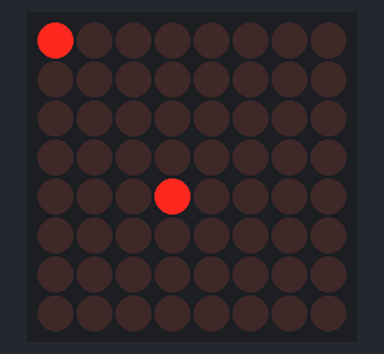
This sketch was run on a simulated Arduino Uno, built with avr-gcc and run on an emulated ATmega328P. On the bench: 8×8 LED matrix.

Above: at 0.1 s.
At 4.5 s:
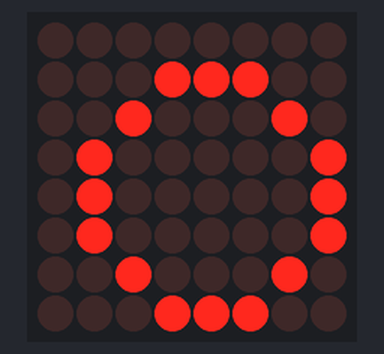
At 5.7 s:
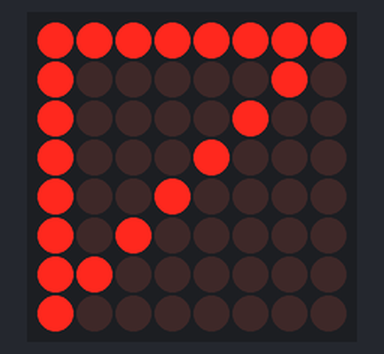
At 6.9 s:
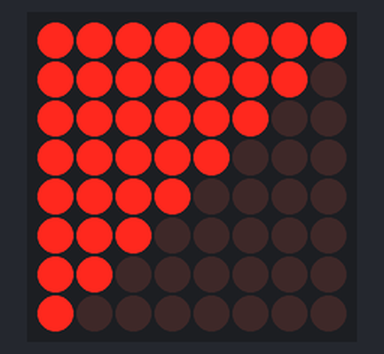
At 9.9 s:
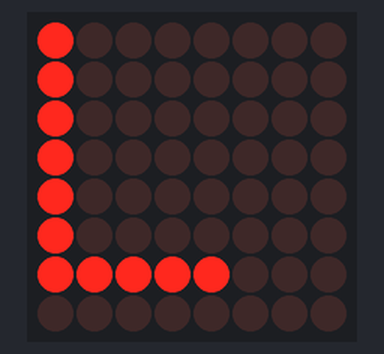
At 31.4 s:
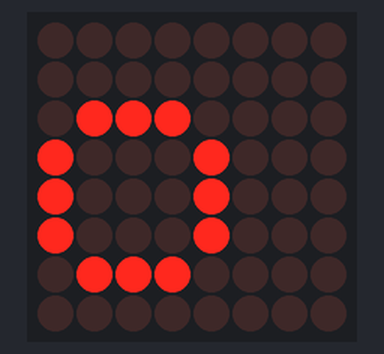

The sketch:

Demo.ino
```cpp
#include <SPI.h>
#include <Adafruit_GFX.h>
#include <Max72xxPanel.h>    //  max7219 library

int pinCS = 5; // Attach CS to this pin, DIN to MOSI and CLK to SCK

Max72xxPanel matrix = Max72xxPanel(pinCS, 1, 1);

void setup() {
  matrix.setIntensity(4); // Set brightness between 0 and 15

}

void loop() {
  // Dots print on Display
  matrix.fillScreen(0);      //This will fill the display. The parameter controls the colour.
                             // 0: is blank (or black clears display), 1: is white (or lit)
  matrix.drawPixel(0, 0, 1); // Draws a single pixel at position X 0 and Y 0. Color is 1.
                             // This function draws in a buffer, not directly to the display.
                             // You can do some more drawing to the buffer, and then...
  matrix.drawPixel(3, 4, 1);
  matrix.write();            // Draws the buffer to the display.

  delay(500);

  matrix.fillScreen(0);
  matrix.drawPixel(7, 7, 1);
  matrix.write();

  delay(500);

  //Lines print on display
  matrix.fillScreen(0);
  for (int i=0;i<8;i++)             // This loop produces a moving line from
  {                                 // top to bottom
    matrix.drawLine(0, i, 7, i, 1); //Draws a line between two coordinates
    matrix.write();
    delay(40);
    matrix.fillScreen(0);
  }
  for (int i=0;i<8;i++)             // This loop produces a moving line from
  {                                 // left to right
    matrix.drawLine(i, 0, i, 7, 1);
    matrix.write();
    delay(40);
    matrix.fillScreen(0);
  }
  for (int i=7;i>=0;i--)            // This loop produces a moving line from
  {                                 // bottom to top
    matrix.drawLine(0, i, 7, i, 1);
    matrix.write();
    delay(40);    matrix.fillScreen(0);
  }
  for (int i=7;i>=0;i--)            // This loop produces a moving line from
  {                                 // right to left
    matrix.drawLine(i, 0, i, 7, 1);
    matrix.write();
    delay(40);
    matrix.fillScreen(0);
  }

  for (int i=0;i<8;i++)
  {                                 // This loop produces a moving line that
    matrix.drawLine(4, 4, i, 0, 1); // covers the top quadrant
    matrix.write();
    delay(40);
    matrix.fillScreen(0);
  }

  for (int i=0;i<8;i++)             // This loop produces a moving line that
  {                                 // covers the right quadrant
    matrix.drawLine(4, 4, 7, i, 1);
    matrix.write();
    delay(40);
    matrix.fillScreen(0);
  }

  for (int i=7;i>=0;i--)            // This loop produces a moving line that
  {                                 // covers the bottom quadrant
    matrix.drawLine(4, 4, i, 7, 1);
    matrix.write();
    delay(40);
    matrix.fillScreen(0);
  }

  for (int i=7;i>=0;i--)            // This loop produces a moving line that
  {                                 // covers the left quadrant
    matrix.drawLine(4, 4, 0, i, 1);
    matrix.write();
    delay(40);
    matrix.fillScreen(0);
  }


  //Rectangles print on display
  for (int i=0;i<5;i++)                // This loop produces a box that
  {                                    // shrinks
  matrix.fillScreen(0);
  matrix.drawRect(i,i,8-i*2,8-i*2,1);
  matrix.write();
  delay(40);
  }
  delay(500);

  //Circle print on display
  for (int i=0;i<4;i++)              // This loop produces a circle that
  {                                  // shrinks
  matrix.fillScreen(0);
  matrix.drawCircle(4,4,i,1);
  matrix.write();
  delay(40);
  }
  delay(500);

  //Triangle print on display
  for (int i=0;i<8;i++)                // This loop produces a triangle that
  {                                    // has one apex moving
  matrix.fillScreen(0);
  matrix.drawTriangle(i,i,0,7,7,0,1);
  matrix.write();
  delay(40);
  }
  for (int i=7;i>=0;i--)
  {
  matrix.fillScreen(0);
  matrix.drawTriangle(i,i,0,7,7,0,1);
  matrix.write();
  delay(40);
  }
  delay(500);

  //Filled Triangle    print on display                // Like above, but the triangle is filled
  for (int i=0;i<8;i++)
  {
  matrix.fillScreen(0);
  matrix.fillTriangle(i,i,0,7,7,0,1);
  matrix.write();
  delay(40);
  }
  for (int i=7;i>=0;i--)
  {
  matrix.fillScreen(0);
  matrix.fillTriangle(i,i,0,7,7,0,1);
  matrix.write();
  delay(40);
  }
  delay(500);

  //Draw Text print on display
 String my_string = "Void Loop";   // This text will be displayed, a letter a time
 for (int i = 0; i<my_string.length(); i++) // Loop through the contents of the string
 {
  matrix.fillScreen(0);                     // Clear the display before showing the next char
  matrix.drawChar(0,0,my_string[i],1,0,1);  // Draw a char to the buffer
  matrix.write();                           // Draw the buffer to the display
  delay(500);
 }

 //Draw scrolling text
 int spacer = 1;                            // This will scroll the string
 int width = 5 + spacer;                    // The font width is 5 pixels
 for ( int i = 0 ; i < width * my_string.length() + width - 1 - spacer; i++ ) {

    matrix.fillScreen(0);

    int letter = i / width;
    int x = (matrix.width() - 1) - i % width;
    int y = (matrix.height() - 8) / 2; // center the text vertically

    while ( x + width - spacer >= 0 && letter >= 0 ) {
      if ( letter < my_string.length() ) {
        matrix.drawChar(x, y, my_string[letter], 1, 0, 1);
      }

      letter--;
      x -= width;
    }

    matrix.write(); // Send bitmap to display

    delay(100);
  }

  /********************/
  //Brightness
  for (int i=0; i<16; i++)
  {
  matrix.setIntensity(i);
  matrix.fillScreen(i);
  matrix.write(); //send bitmap to display
  delay(200);
  }
  /********************/
}
```

Measured:
- what the display in image 1 shows lasts 0.5 s, from 4.5 s to 5.0 s
- what the display in image 5 shows lasts 1.0 s, from 31.4 s to 32.4 s
